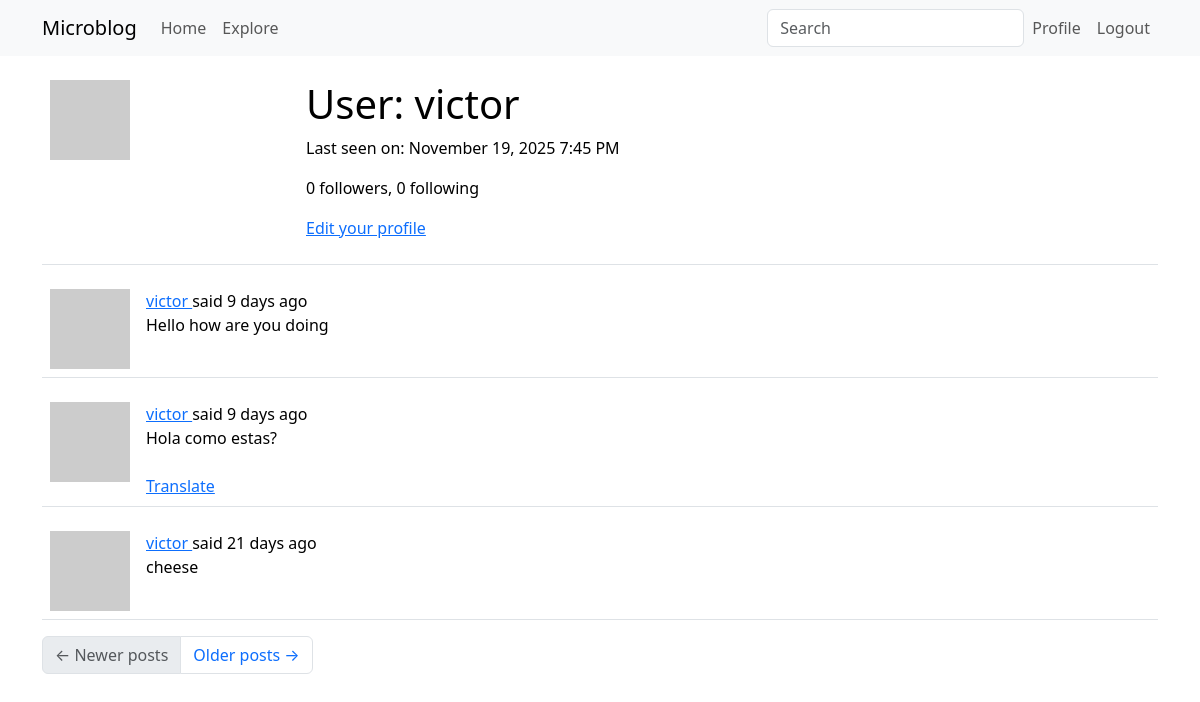
The page /user/victor (signed in) on the database as committed earlier.
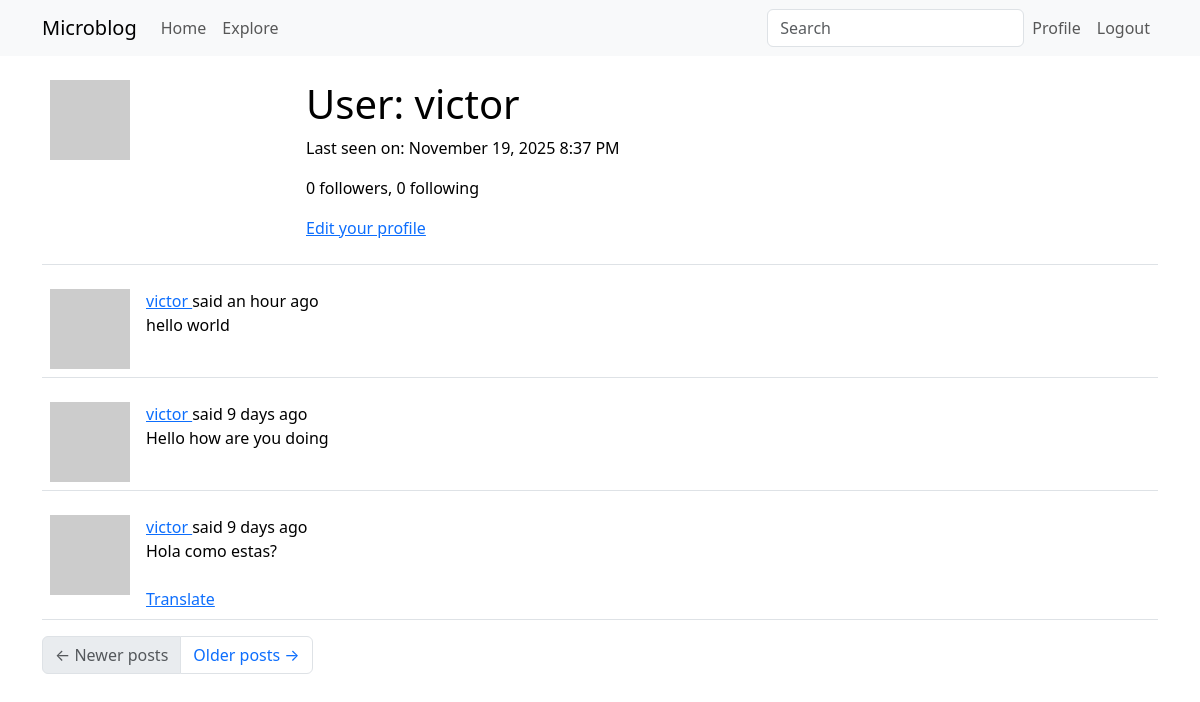
The same page on the database as committed later.
### app/models.py (models this page shows, shortened)
class User(UserMixin, db.Model):
    id: so.Mapped[int] = so.mapped_column(primary_key=True)
    username: so.Mapped[str] = so.mapped_column(sa.String(64), index=True, unique=True)
    email: so.Mapped[str] = so.mapped_column(sa.String(120), index=True, unique=True)
    password_hash: so.Mapped[Optional[str]] = so.mapped_column(sa.String(256))
    about_me: so.Mapped[Optional[str]] = so.mapped_column(sa.String(140))
    last_seen: so.Mapped[Optional[datetime]] = so.mapped_column(
        default=lambda: datetime.now(timezone.utc)
    )
    posts: so.WriteOnlyMapped["Post"] = so.relationship(back_populates="author")
    following: so.WriteOnlyMapped["User"] = so.relationship(
        secondary=followers,
        primaryjoin=(followers.c.follower_id == id),
        secondaryjoin=(followers.c.followed_id == id),
        back_populates="followers",
    )
    followers: so.WriteOnlyMapped["User"] = so.relationship(
        secondary=followers,
        primaryjoin=(followers.c.followed_id == id),
        secondaryjoin=(followers.c.follower_id == id),
        back_populates="following",
    )
    def avatar(self, size):
        digest = md5(self.email.lower().encode("utf-8")).hexdigest()
        return f"https://www.gravatar.com/avatar/{digest}?d=identicon&s={size}"
    def followers_count(self):
        query = sa.select(sa.func.count()).select_from(
            self.followers.select().subquery()
        )
        return db.session.scalar(query)
    def following_count(self):
        query = sa.select(sa.func.count()).select_from(
            self.following.select().subquery()
        )
        return db.session.scalar(query)

class SearchableMixin(object):
    @classmethod
    def before_commit(cls, session):
        session._changes = {
            "add": list(session.new),
            "update": list(session.dirty),
            "delete": list(session.deleted),
        }
    @classmethod
    def after_commit(cls, session):
        for obj in session._changes["add"]:
            if isinstance(obj, SearchableMixin):
                add_to_index(obj.__tablename__, obj)
        for obj in session._changes["update"]:
            if isinstance(obj, SearchableMixin):
                add_to_index(obj.__tablename__, obj)
        for obj in session._changes["delete"]:
            if isinstance(obj, SearchableMixin):
                remove_from_index(obj.__tablename__, obj)
        session._changes = None

class Post(SearchableMixin, db.Model):
    __searchable__ = ["body"]
    id: so.Mapped[int] = so.mapped_column(primary_key=True)
    body: so.Mapped[str] = so.mapped_column(sa.String(140))
    timestamp: so.Mapped[datetime] = so.mapped_column(
        index=True, default=lambda: datetime.now(timezone.utc)
    )
    user_id: so.Mapped[int] = so.mapped_column(sa.ForeignKey(User.id), index=True)
    language: so.Mapped[Optional[str]] = so.mapped_column(sa.String(5))
    author: so.Mapped[User] = so.relationship(back_populates="posts")

### app/main/routes.py (the view)
@bp.route("/user/<username>")
@login_required
def user(username):
    user = db.first_or_404(sa.select(User).where(User.username == username))
    page = request.args.get("page", 1, type=int)
    query = user.posts.select().order_by(Post.timestamp.desc())
    posts = db.paginate(
        query, page=page, per_page=current_app.config["POSTS_PER_PAGE"], error_out=False
    )
    next_url = (
        url_for("main.user", username=user.username, page=posts.next_num)
        if posts.has_next
        else None
    )
    prev_url = (
        url_for("main.user", username=user.username, page=posts.prev_num)
        if posts.has_prev
        else None
    )
    form = EmptyForm()
    return render_template(
        "user.html",
        user=user,
        posts=posts.items,
        next_url=next_url,
        prev_url=prev_url,
        form=form,
    )

### app/main/forms.py
class SearchForm(FlaskForm):
    q = StringField(_l("Search"), validators=[DataRequired()])
    def __init__(self, *args, **kwargs):
        if "formdata" not in kwargs:
            kwargs["formdata"] = request.args
        if "meta" not in kwargs:
            kwargs["meta"] = {"csrf": False}
        super(SearchForm, self).__init__(*args, **kwargs)

class EmptyForm(FlaskForm):
    submit = SubmitField("Submit")

### app/__init__.py (called while the page is built)
def get_locale():
    return request.accept_languages.best_match(current_app.config["LANGUAGES"])

### app/main/routes.py (called while the page is built)
@bp.before_app_request
def before_request():
    if current_user.is_authenticated:
        current_user.last_seen = datetime.now(timezone.utc)
        db.session.commit()
        g.search_form = SearchForm()
    g.locale = str(get_locale())

### app/models.py (called while the page is built)
@login.user_loader
def load_user(id):
    return db.session.get(User, int(id))

### app/templates/user.html (shortened to what this page needs)
{% extends "base.html" %}
{% block content %}
    <table class="table table-hover">
        <tr>
            <td width="256px"><img src="{{ user.avatar(256) }}"></td>
            <td>
                <h1>{{ _('User') }}: {{ user.username }}</h1>
                {% if user.last_seen %}
                <p>{{ _('Last seen on') }}: {{ moment(user.last_seen).format('LLL') }}</p>
                {% endif %}
                <p>{{ _('%(count)d followers', count=user.followers_count()) }}, {{ _('%(count)d following', count=user.following_count()) }}</p>
                {% if user == current_user %}
                <p><a href="{{ url_for('edit_profile') }}">{{ _('Edit your profile') }}</a></p>
                {% endif %}
            </td>
        </tr>
    </table>
    {% for post in posts %}
        {% include '_post.html' %}
    {% endfor %}
    <nav aria-label="Post navigation">
        <ul class="pagination">
            <li class="page-item{% if not prev_url %} disabled{% endif %}">
                <a class="page-link" href="{{ prev_url }}">
                    <span aria-hidden="true">&larr;</span> {{ _('Newer posts') }}
                </a>
            </li>
            <li class="page-item{% if not next_url %} disabled{% endif %}">
                <a class="page-link" href="{{ next_url }}">
                    {{ _('Older posts') }} <span aria-hidden="true">&rarr;</span>
                </a>
            </li>
        </ul>
    </nav>
{% endblock %}

### app/templates/base.html (shortened to what this page needs)
<!doctype html>
<html lang="en">
  <head>
    <link
        href="https://cdn.jsdelivr.net/npm/bootstrap@5.3.2/dist/css/bootstrap.min.css"
        rel="stylesheet"
>
  </head>
  <body>
    <nav class="navbar navbar-expand-lg bg-body-tertiary">
      <div class="container">
        <a class="navbar-brand" href="{{ url_for('main.index') }}">Microblog</a>
        <div class="collapse navbar-collapse" id="navbarSupportedContent">
          <ul class="navbar-nav me-auto mb-2 mb-lg-0">
            <li class="nav-item">
              <a class="nav-link" aria-current="page" href="{{ url_for('main.index') }}">{{ _('Home') }}</a>
            </li>
            <li class="nav-item">
              <a class="nav-link" aria-current="page" href="{{ url_for('main.explore') }}">{{ _('Explore') }}</a>
            </li>
          </ul>
          {% if g.search_form %}
          <form class="navbar-form navbar-left" method="get"
                  action="{{ url_for('main.search') }}">
              <div class="form-group">
                  {{ g.search_form.q(size=20, class='form-control',
                      placeholder=g.search_form.q.label.text) }}
              </div>
          </form>
          {% endif %}
          <ul class="navbar-nav mb-2 mb-lg-0">
            {% if current_user.is_anonymous %}
            <li class="nav-item">
              <a class="nav-link" aria-current="page" href="{{ url_for('auth.login') }}">{{ _('Login') }}</a>
            </li>
            {% else %}
            <li class="nav-item">
              <a class="nav-link" aria-current="page" href="{{ url_for('main.user', username=current_user.username) }}">{{ _('Profile') }}</a>
            </li>
            <li class="nav-item">
              <a class="nav-link" aria-current="page" href="{{ url_for('auth.logout') }}">{{ _('Logout') }}</a>
            </li>
            {% endif %}
          </ul>
        </div>
      </div>
    </nav>
    <div class="container mt-3">
      {% block content %}{% endblock %}
    </div>
  </body>
</html>

### app/templates/_post.html (shortened to what this page needs)
    <table class="table table-hover">
        <tr>
            <td width="70px">
                <a href="{{ url_for('user', username=post.author.username) }}">
                    <img src="{{ post.author.avatar(70) }}" />
                </a>
            </td>
            <td>
                {{ _('%(username)s said %(when)s',
                    username=user_link, when=moment(post.timestamp).fromNow()) }}
                <br>
                <span id="post{{ post.id }}">{{ post.body }}</span>
                {% if post.language and post.language != g.locale %}
                <br><br>
                <span id="translation{{ post.id }}">
                    <a href="javascript:translate(
                                'post{{ post.id }}',
                                'translation{{ post.id }}',
                                '{{ post.language }}',
                                '{{ g.locale }}');">{{ _('Translate') }}</a>
                </span>
                {% endif %}
            </td>
        </tr>
    </table>

Rows that differ between the two databases and show on the page:
no longer on this page (row unchanged): Post: body "cheese"
changed User "victor": last_seen "November 19, 2025 7:45 PM" → "November 19, 2025 8:37 PM"
added Post: body "hello world"
